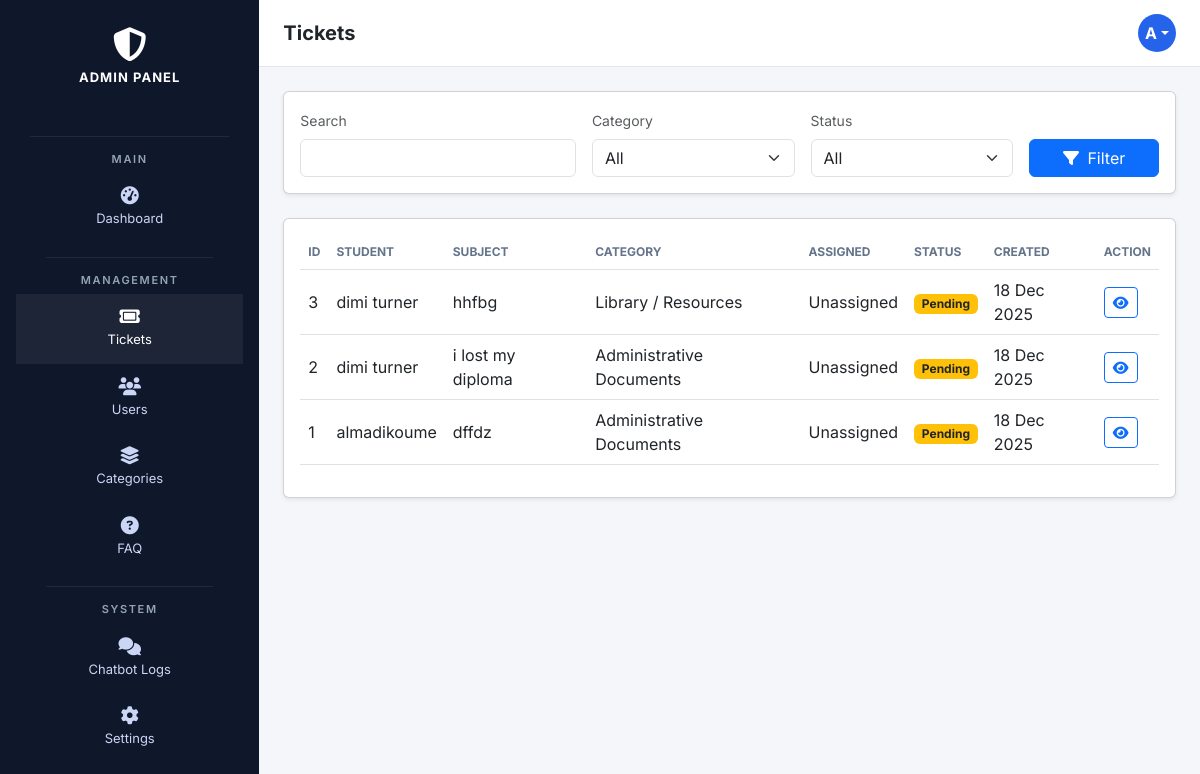
Page /admin/tickets.php (signed in) on the earlier database version.
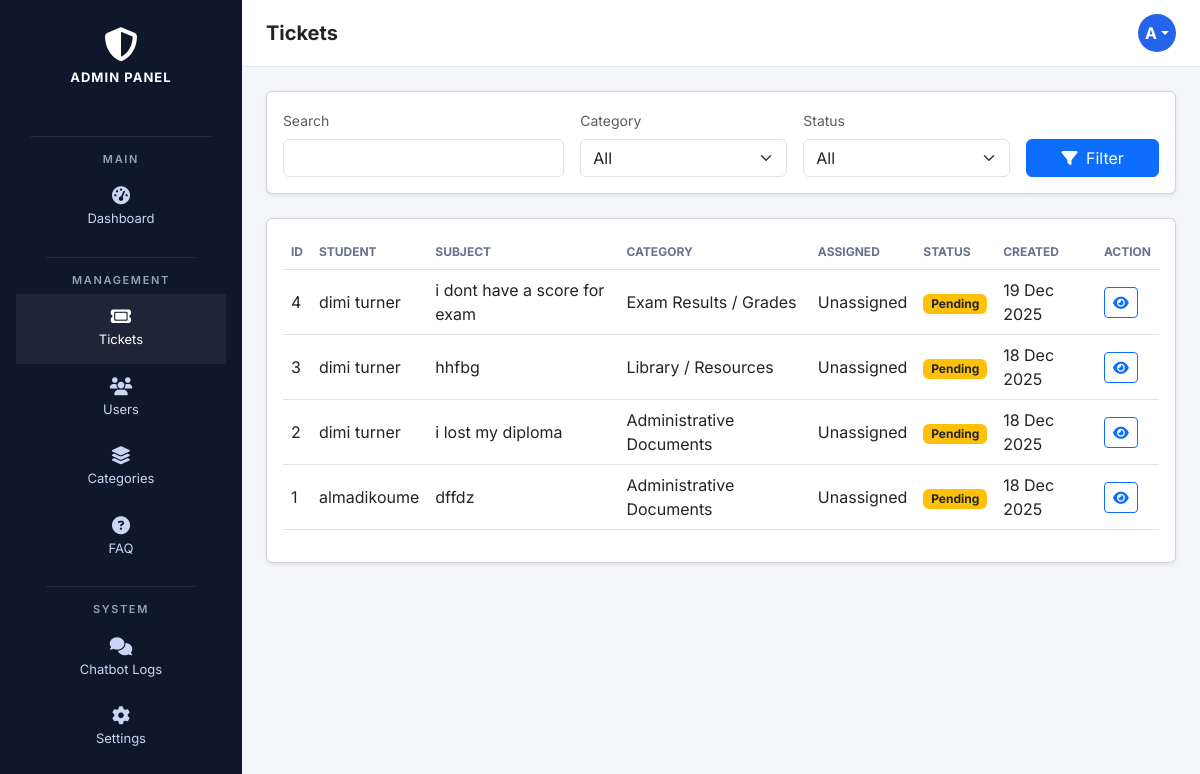
Same page on the later database version.
### tables this page shows
CREATE TABLE `tickets` (
  `id` int(11) NOT NULL,
  `student_id` int(11) DEFAULT NULL,
  `student_name` varchar(255) DEFAULT NULL,
  `subject` varchar(255) DEFAULT NULL,
  `category` varchar(255) DEFAULT NULL,
  `assigned_to` varchar(255) DEFAULT NULL,
  `status` enum('pending','in_progress','resolved') DEFAULT 'pending',
  `created_at` timestamp NOT NULL DEFAULT current_timestamp(),
  `category_id` int(11) DEFAULT NULL,
  `description` text DEFAULT NULL,
  `attachment` varchar(255) DEFAULT NULL
);

### admin/tickets.php (the view, shortened to what this page needs)
<?php
require_once "../config/db.php";
$search = $_GET['search'] ?? "";
$sql = "SELECT t.*, COALESCE(c.name, t.category) AS category_name
        FROM tickets t
        LEFT JOIN categories c ON t.category_id = c.id
        WHERE 1";
$params = [];
$sql .= " ORDER BY t.created_at DESC";
$stmt = $conn->prepare($sql);
$stmt->execute($params);
$tickets = $stmt->fetchAll(PDO::FETCH_ASSOC);
$email = $_SESSION['email'];
$initials = strtoupper($email[0]);
?>
<!doctype html>
<html lang="en">
<head>
<link href="https://cdn.jsdelivr.net/npm/bootstrap@5.3.0/dist/css/bootstrap.min.css" rel="stylesheet">
<link href="https://cdnjs.cloudflare.com/ajax/libs/font-awesome/6.5.0/css/all.min.css" rel="stylesheet">
</head>
<body>
<div class="d-flex">
<aside class="sidebar">
<div class="sidebar-header">
<i class="fa-solid fa-shield-halved"></i>
<h5>ADMIN PANEL</h5>
</div>
<div class="sidebar-divider"></div>
<div class="sidebar-nav px-3">
<div class="sidebar-section">MAIN</div>
<a href="dashboard.php"><i class="fa-solid fa-gauge-high"></i><span>Dashboard</span></a>
<div class="sidebar-divider"></div>
<div class="sidebar-section">MANAGEMENT</div>
<a href="tickets.php" class="active"><i class="fa-solid fa-ticket"></i><span>Tickets</span></a>
<a href="manage_users.php"><i class="fa-solid fa-users"></i><span>Users</span></a>
<a href="manage_categories.php"><i class="fa-solid fa-layer-group"></i><span>Categories</span></a>
<a href="manage_faq.php"><i class="fa-solid fa-circle-question"></i><span>FAQ</span></a>
<div class="sidebar-divider"></div>
<div class="sidebar-section">SYSTEM</div>
<a href="chatbot_logs.php"><i class="fa-solid fa-comments"></i><span>Chatbot Logs</span></a>
<a href="settings.php"><i class="fa-solid fa-gear"></i><span>Settings</span></a>
</div>
</aside>
<main class="flex-grow-1">
<div class="topbar">
<h5 class="fw-bold mb-0">Tickets</h5>
<div class="dropdown">
<div class="avatar dropdown-toggle" data-bs-toggle="dropdown"><?= $initials ?></div>
</div>
</div>
<div class="p-4">
<div class="card shadow-sm mb-4">
<div class="card-body">
<form method="GET" class="row g-3 align-items-end">
<div class="col-md-4">
<label class="form-label small text-muted">Search</label>
<input type="text" name="search" class="form-control" value="<?= htmlspecialchars($search) ?>">
</div>
<div class="col-md-3">
<label class="form-label small text-muted">Category</label>
<select name="category" class="form-select">
<option value="">All</option>
</select>
</div>
<div class="col-md-3">
<label class="form-label small text-muted">Status</label>
<select name="status" class="form-select">
<option value="">All</option>
</select>
</div>
<div class="col-md-2">
<button class="btn btn-primary w-100">
<i class="fa fa-filter me-1"></i> Filter
</button>
</div>
</form>
</div>
</div>
<div class="card shadow-sm">
<div class="card-body">
<div class="table-responsive">
<table class="table table-hover align-middle">
<thead>
<tr>
<th>ID</th>
<th>Student</th>
<th>Subject</th>
<th>Category</th>
<th>Assigned</th>
<th>Status</th>
<th>Created</th>
<th>Action</th>
</tr>
</thead>
<tbody>
<?php if(empty($tickets)): ?>
<tr><td colspan="8" class="text-center text-muted py-4">No tickets found</td></tr>
<?php else: foreach($tickets as $t): ?>
<tr>
<td><?= $t['id'] ?></td>
<td><?= htmlspecialchars($t['student_name']) ?></td>
<td><?= htmlspecialchars($t['subject']) ?></td>
<td><?= htmlspecialchars($t['category_name']) ?></td>
<td><?= htmlspecialchars($t['assigned_to'] ?? 'Unassigned') ?></td>
<td>
<?php
$badge = match($t['status']){
'pending'=>'bg-warning text-dark',
'resolved'=>'bg-success',
'in_progress'=>'bg-primary',
default=>'bg-secondary'
};
?>
<span class="badge <?= $badge ?>"><?= ucfirst($t['status']) ?></span>
</td>
<td><?= date('d M Y', strtotime($t['created_at'])) ?></td>
<td>
<a href="ticket-details.php?id=<?= $t['id'] ?>" class="btn btn-sm btn-outline-primary" title="View Ticket">
<i class="fa-solid fa-eye"></i>
</a>
</td>
</tr>
<?php endforeach; endif; ?>
</tbody>
</table>
</div>
</div>
</div>
</div>
</main>
</div>
</body>
</html>

### admin/tickets.php (style rules this page uses)
body { font-family:'Inter',sans-serif;background:#f4f6f9 }
.sidebar { width:260px;background:#0f172a;color:white;min-height:100vh;display:flex;flex-direction:column }
.sidebar-header { text-align:center;padding:28px 20px }
.sidebar-header i { font-size:34px;margin-bottom:8px }
.sidebar-header h5 { font-weight:700;letter-spacing:.08em;font-size:13px }
.sidebar-divider { height:1px;background:rgba(255,255,255,.08);margin:14px 30px }
.sidebar-section { text-align:center;font-size:11px;letter-spacing:.15em;color:#94a3b8;margin-bottom:6px;font-weight:600 }
.sidebar-nav a { display:flex;flex-direction:column;align-items:center;padding:14px 0;color:#cbd5f5;text-decoration:none }
.sidebar-nav a i { font-size:18px;margin-bottom:4px }
.sidebar-nav a span { font-size:13px }
.sidebar-nav a:hover,.sidebar-nav a.active { background:rgba(255,255,255,.06);color:white }
.topbar { background:white;padding:14px 24px;border-bottom:1px solid #e5e7eb;display:flex;justify-content:space-between;align-items:center }
.avatar { width:38px;height:38px;border-radius:50%;background:#2563eb;color:white;display:flex;align-items:center;justify-content:center;font-weight:700;cursor:pointer }
.table th { text-transform:uppercase;font-size:12px;color:#64748b }

Differences in the rows shown:
added tickets: id "4", student_name "dimi turner", subject "i dont have a score for exam", category_name "Exam Results / Grades", assigned_to "Unassigned", status "Pending", created_at "19 Dec 2025"
